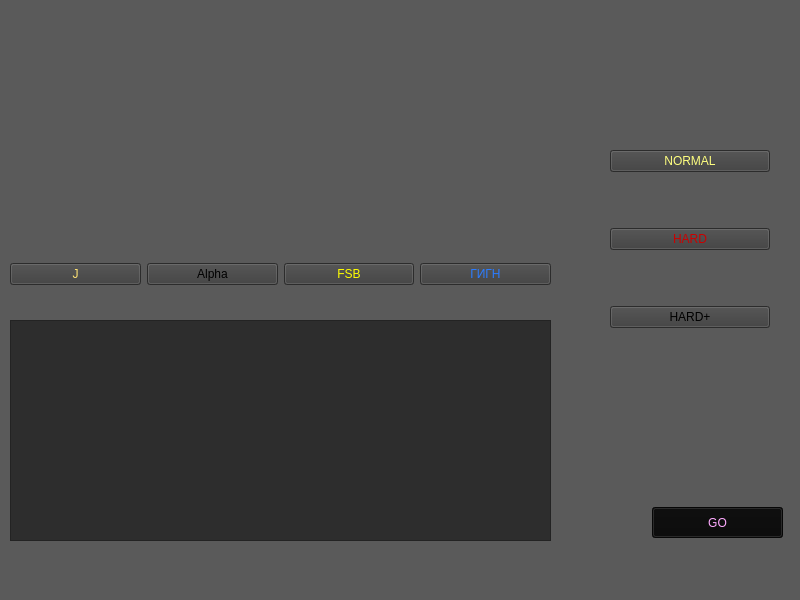
<?xml version="1.0" encoding="UTF-8"?>
<ui version="4.0">
 <class>MainMenu_2</class>
 <widget class="QMainWindow" name="MainMenu_2">
  <property name="geometry">
   <rect>
    <x>0</x>
    <y>0</y>
    <width>800</width>
    <height>600</height>
   </rect>
  </property>
  <property name="minimumSize">
   <size>
    <width>800</width>
    <height>600</height>
   </size>
  </property>
  <property name="maximumSize">
   <size>
    <width>800</width>
    <height>600</height>
   </size>
  </property>
  <property name="windowTitle">
   <string notr="true">23:59</string>
  </property>
  <property name="styleSheet">
   <string notr="true">background-color: rgb(90, 90, 90);</string>
  </property>
  <widget class="QWidget" name="centralwidget">
   <widget class="QWidget" name="horizontalLayoutWidget">
    <property name="geometry">
     <rect>
      <x>10</x>
      <y>230</y>
      <width>541</width>
      <height>89</height>
     </rect>
    </property>
    <layout class="QHBoxLayout" name="horizontalLayout">
     <item>
      <widget class="QPushButton" name="hero_J_btn">
       <property name="cursor">
        <cursorShape>CrossCursor</cursorShape>
       </property>
       <property name="styleSheet">
        <string notr="true">color: rgb(255, 227, 116);
background-color: rgb(61, 61, 61);</string>
       </property>
       <property name="text">
        <string>J</string>
       </property>
      </widget>
     </item>
     <item>
      <widget class="QPushButton" name="hero_Alpha_btn">
       <property name="cursor">
        <cursorShape>CrossCursor</cursorShape>
       </property>
       <property name="styleSheet">
        <string notr="true">background-color: rgb(61, 61, 61);</string>
       </property>
       <property name="text">
        <string>Alpha</string>
       </property>
      </widget>
     </item>
     <item>
      <widget class="QPushButton" name="hero_FSB_btn">
       <property name="cursor">
        <cursorShape>CrossCursor</cursorShape>
       </property>
       <property name="styleSheet">
        <string notr="true">color: rgb(255, 255, 0);
background-color: rgb(61, 61, 61);</string>
       </property>
       <property name="text">
        <string>FSB</string>
       </property>
      </widget>
     </item>
     <item>
      <widget class="QPushButton" name="hero_GIGN_btn">
       <property name="cursor">
        <cursorShape>CrossCursor</cursorShape>
       </property>
       <property name="styleSheet">
        <string notr="true">color: rgb(43, 124, 255);
background-color: rgb(61, 61, 61);
</string>
       </property>
       <property name="text">
        <string>ГИГН</string>
       </property>
      </widget>
     </item>
    </layout>
   </widget>
   <widget class="QPlainTextEdit" name="plainTextEdit">
    <property name="geometry">
     <rect>
      <x>10</x>
      <y>320</y>
      <width>541</width>
      <height>221</height>
     </rect>
    </property>
    <property name="cursor" stdset="0">
     <cursorShape>IBeamCursor</cursorShape>
    </property>
    <property name="styleSheet">
     <string notr="true">background-color: rgb(45, 45, 45);
color: rgb(189, 189, 189);</string>
    </property>
    <property name="readOnly">
     <bool>true</bool>
    </property>
    <property name="plainText">
     <string/>
    </property>
   </widget>
   <widget class="QWidget" name="verticalLayoutWidget">
    <property name="geometry">
     <rect>
      <x>610</x>
      <y>100</y>
      <width>160</width>
      <height>281</height>
     </rect>
    </property>
    <layout class="QVBoxLayout" name="verticalLayout">
     <item>
      <widget class="QPushButton" name="dif_normal_btn">
       <property name="styleSheet">
        <string notr="true">background-color: rgb(61, 61, 61);
color: rgb(255, 255, 127);</string>
       </property>
       <property name="text">
        <string>NORMAL</string>
       </property>
      </widget>
     </item>
     <item>
      <widget class="QPushButton" name="dif_hard_btn">
       <property name="styleSheet">
        <string notr="true">background-color: rgb(61, 61, 61);
color: rgb(203, 0, 0);</string>
       </property>
       <property name="text">
        <string>HARD</string>
       </property>
      </widget>
     </item>
     <item>
      <widget class="QPushButton" name="dif_veryhard_btn">
       <property name="styleSheet">
        <string notr="true">background-color: rgb(61, 61, 61);</string>
       </property>
       <property name="text">
        <string>HARD+</string>
       </property>
      </widget>
     </item>
    </layout>
   </widget>
   <widget class="QPushButton" name="play_btn">
    <property name="geometry">
     <rect>
      <x>652</x>
      <y>507</y>
      <width>131</width>
      <height>31</height>
     </rect>
    </property>
    <property name="styleSheet">
     <string notr="true">background-color: rgb(10, 10, 10);
color: rgb(255, 170, 255);</string>
    </property>
    <property name="text">
     <string>GO</string>
    </property>
   </widget>
  </widget>
  <widget class="QMenuBar" name="menubar">
   <property name="geometry">
    <rect>
     <x>0</x>
     <y>0</y>
     <width>800</width>
     <height>26</height>
    </rect>
   </property>
  </widget>
  <widget class="QStatusBar" name="statusbar"/>
 </widget>
 <resources/>
 <connections/>
</ui>
